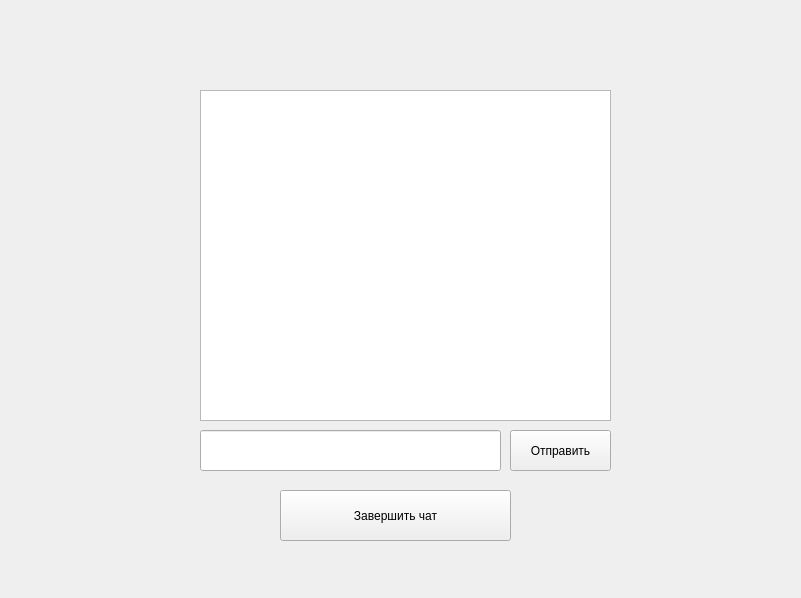
<?xml version="1.0" encoding="UTF-8"?>
<ui version="4.0">
 <class>ChatWindow</class>
 <widget class="QWidget" name="ChatWindow">
  <property name="geometry">
   <rect>
    <x>0</x>
    <y>0</y>
    <width>801</width>
    <height>598</height>
   </rect>
  </property>
  <property name="windowTitle">
   <string>Form</string>
  </property>
  <widget class="QListWidget" name="chatView">
   <property name="geometry">
    <rect>
     <x>200</x>
     <y>90</y>
     <width>411</width>
     <height>331</height>
    </rect>
   </property>
  </widget>
  <widget class="QPushButton" name="sendButton">
   <property name="geometry">
    <rect>
     <x>510</x>
     <y>430</y>
     <width>101</width>
     <height>41</height>
    </rect>
   </property>
   <property name="text">
    <string>Отправить</string>
   </property>
  </widget>
  <widget class="QLineEdit" name="messageLineEdit">
   <property name="geometry">
    <rect>
     <x>200</x>
     <y>430</y>
     <width>301</width>
     <height>41</height>
    </rect>
   </property>
  </widget>
  <widget class="QPushButton" name="endChatButton">
   <property name="geometry">
    <rect>
     <x>280</x>
     <y>490</y>
     <width>231</width>
     <height>51</height>
    </rect>
   </property>
   <property name="text">
    <string>Завершить чат</string>
   </property>
  </widget>
 </widget>
 <resources/>
 <connections/>
</ui>
